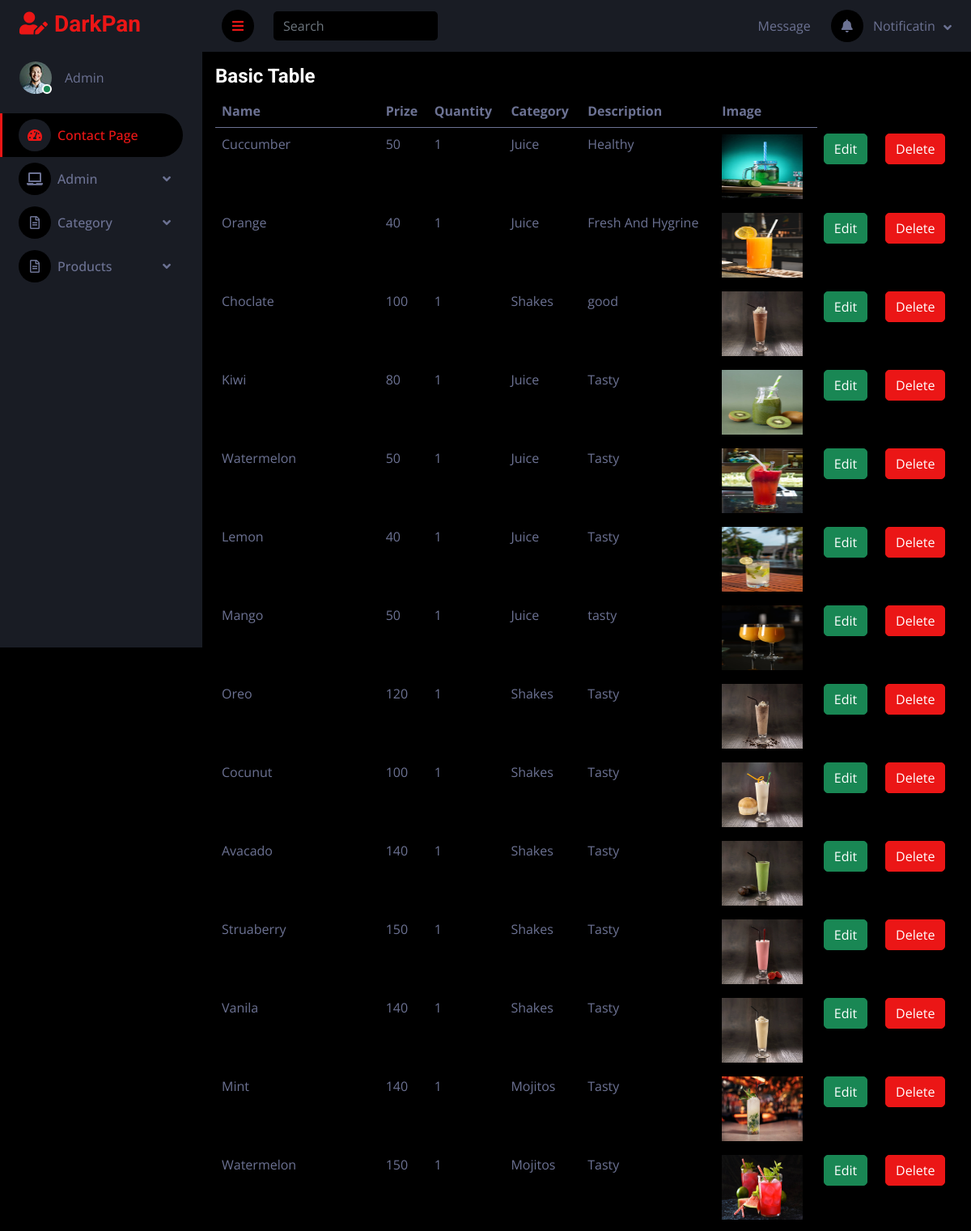
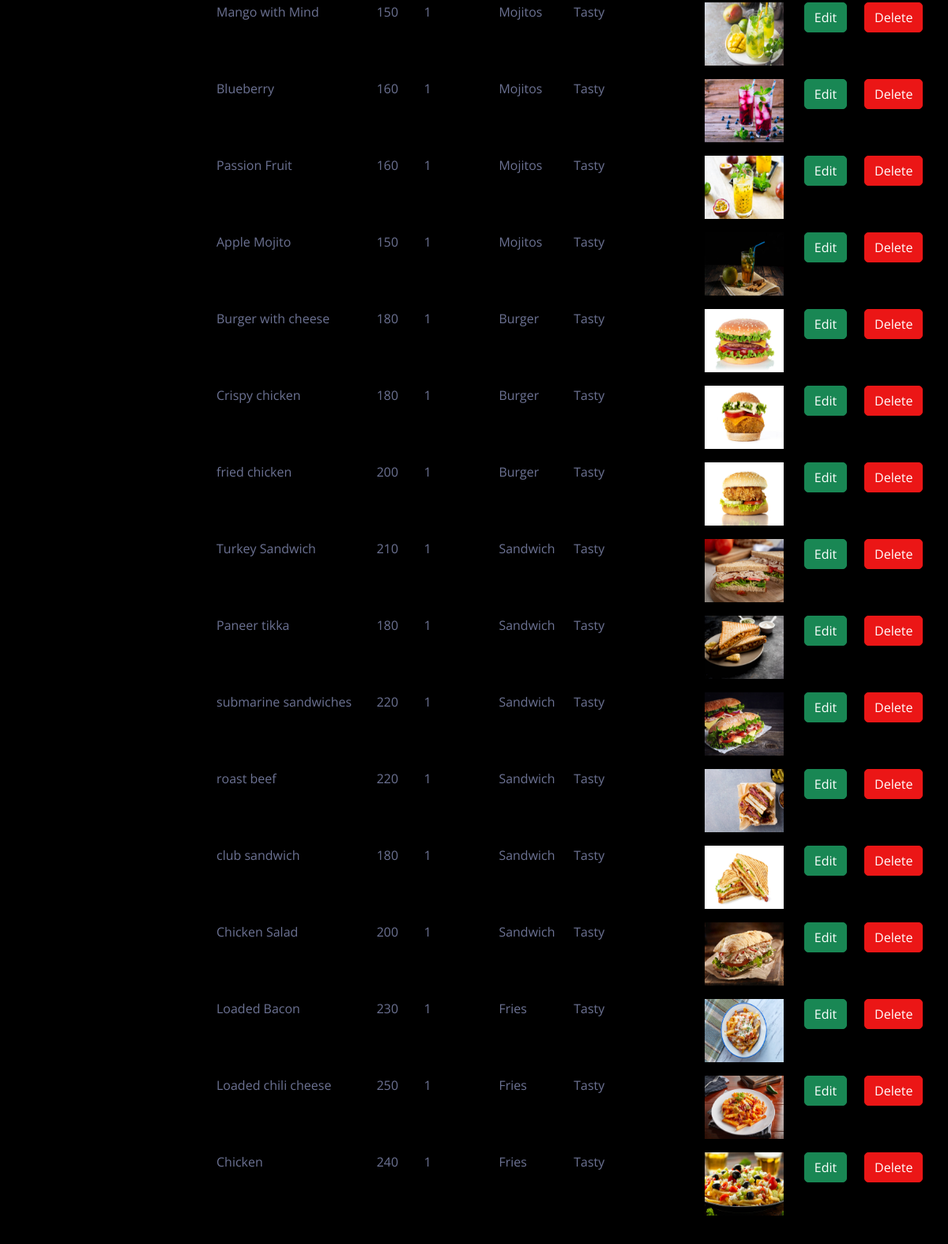
The app's page /backent/displayproductfn/ with its own data (2 pictures, top to bottom).
### backent/models.py (models this page shows)
class producpagedb(models.Model):
    Name = models.CharField(max_length=100, null=True, blank=True)
    Prize = models.IntegerField(null=True, blank=True)
    Quantity = models.IntegerField(null=True, blank=True)
    Description = models.CharField(max_length=100, null=True, blank=True)
    Image = models.ImageField(upload_to="profile", null=True, blank=True)
    Category = models.CharField(max_length=100, null=True, blank=True)

### backent/views.py (the view)
# urls.py: path('displayproductfn/', views.displayproductfn, name="displayproductfn"),
def displayproductfn(request):
    data = producpagedb.objects.all()
    return render(request, "displayproduct.html", {'data':data})

### backent/templates/displayproduct.html (shortened to what this page needs)
<!DOCTYPE html>
{% extends 'index.html' %}
{% block content %}
<html lang="en">
<head>
</head>
<body>
                  <div class="card-body">
                    <h4 class="card-title">Basic Table</h4>
                    <div class="table-responsive">
                      <table class="table">
                        <thead>
                          <tr>
                            <th>Name</th>
                            <th>Prize</th>
                            <th>Quantity</th>
                            <th>Category</th>
                            <th>Description</th>
                              <th>Image</th>
                          </tr>
                        </thead>
                        <tbody>
                        {% for d in data %}
                        <tr>
                            <td>{{ d.Name }}</td>
                            <td>{{ d.Prize }}</td>
                            <td>{{ d.Quantity }}</td>
                            <td>{{ d.Category }}</td>
                            <td>{{ d.Description }}</td>
                            <td>
                                <img src="{{ d.Image.url }}" width="100px", height="80px">
                            </td>
                            <td>
                                <form action="{% url 'editproductpage' dataid=d.id %}">
                                <button type="submit" class="btn btn-success">Edit</button>
                                </form>
                            </td>
                            <td>
                                <form action="{% url 'Deleteproduct' dataid=d.id %}">
                                    <button type="submit" class="btn btn-primary">Delete</button>
                                </form>
                            </td>
                        </tr>
                        {% endfor %}
                        </tbody>
                      </table>
                    </div>
                  </div>
</body>
</html>
{% endblock %}

### backent/static/css/style.css (style rules this page uses)
:root { --primary: #EB1616; --secondary: #191C24; --light: #6C7293; --dark: #000000; }
.btn { transition: .5s; }

### records on screen
producpagedb: Name "Cuccumber", Prize "50", Quantity "1", Category "Juice", Description "Healthy", Image (picture)
producpagedb: Name "Orange", Prize "40", Quantity "1", Category "Juice", Description "Fresh And Hygrine", Image (picture)
producpagedb: Name "Choclate", Prize "100", Quantity "1", Category "Shakes", Description "good", Image (picture)
producpagedb: Name "Kiwi", Prize "80", Quantity "1", Category "Juice", Description "Tasty", Image (picture)
producpagedb: Name "Watermelon", Prize "50", Quantity "1", Category "Juice", Description "Tasty", Image (picture)
producpagedb: Name "Lemon", Prize "40", Quantity "1", Category "Juice", Description "Tasty", Image (picture)
producpagedb: Name "Mango", Prize "50", Quantity "1", Category "Juice", Description "tasty", Image (picture)
producpagedb: Name "Oreo", Prize "120", Quantity "1", Category "Shakes", Description "Tasty", Image (picture)
producpagedb: Name "Cocunut", Prize "100", Quantity "1", Category "Shakes", Description "Tasty", Image (picture)
producpagedb: Name "Avacado", Prize "140", Quantity "1", Category "Shakes", Description "Tasty", Image (picture)
producpagedb: Name "Struaberry", Prize "150", Quantity "1", Category "Shakes", Description "Tasty", Image (picture)
producpagedb: Name "Vanila", Prize "140", Quantity "1", Category "Shakes", Description "Tasty", Image (picture)
producpagedb: Name "Mint", Prize "140", Quantity "1", Category "Mojitos", Description "Tasty", Image (picture)
producpagedb: Name "Watermelon", Prize "150", Quantity "1", Category "Mojitos", Description "Tasty", Image (picture)
producpagedb: Name "Mango with Mind", Prize "150", Quantity "1", Category "Mojitos", Description "Tasty", Image (picture)
producpagedb: Name "Blueberry", Prize "160", Quantity "1", Category "Mojitos", Description "Tasty", Image (picture)
producpagedb: Name "Passion Fruit", Prize "160", Quantity "1", Category "Mojitos", Description "Tasty", Image (picture)
producpagedb: Name "Apple Mojito", Prize "150", Quantity "1", Category "Mojitos", Description "Tasty", Image (picture)
producpagedb: Name "Burger with cheese", Prize "180", Quantity "1", Category "Burger", Description "Tasty", Image (picture)
producpagedb: Name "Crispy chicken", Prize "180", Quantity "1", Category "Burger", Description "Tasty", Image (picture)
producpagedb: Name "fried chicken", Prize "200", Quantity "1", Category "Burger", Description "Tasty", Image (picture)
producpagedb: Name "Turkey Sandwich", Prize "210", Quantity "1", Category "Sandwich", Description "Tasty", Image (picture)
producpagedb: Name "Paneer tikka", Prize "180", Quantity "1", Category "Sandwich", Description "Tasty", Image (picture)
producpagedb: Name "submarine sandwiches", Prize "220", Quantity "1", Category "Sandwich", Description "Tasty", Image (picture)
producpagedb: Name "roast beef", Prize "220", Quantity "1", Category "Sandwich", Description "Tasty", Image (picture)
producpagedb: Name "club sandwich", Prize "180", Quantity "1", Category "Sandwich", Description "Tasty", Image (picture)
producpagedb: Name "Chicken Salad", Prize "200", Quantity "1", Category "Sandwich", Description "Tasty", Image (picture)
producpagedb: Name "Loaded Bacon", Prize "230", Quantity "1", Category "Fries", Description "Tasty", Image (picture)
producpagedb: Name "Loaded chili cheese", Prize "250", Quantity "1", Category "Fries", Description "Tasty", Image (picture)
producpagedb: Name "Chicken", Prize "240", Quantity "1", Category "Fries", Description "Tasty", Image (picture)
